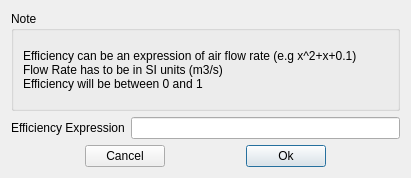
<?xml version="1.0" encoding="UTF-8"?>
<ui version="4.0">
 <class>Form</class>
 <widget class="QWidget" name="Form">
  <property name="geometry">
   <rect>
    <x>0</x>
    <y>0</y>
    <width>411</width>
    <height>178</height>
   </rect>
  </property>
  <property name="windowTitle">
   <string>Fan Efficiency Model Definition</string>
  </property>
  <layout class="QVBoxLayout" name="verticalLayout">
   <item>
    <widget class="QGroupBox" name="groupBox">
     <property name="title">
      <string>Note</string>
     </property>
     <layout class="QVBoxLayout" name="verticalLayout_2">
      <item>
       <widget class="QLabel" name="label">
        <property name="text">
         <string>Efficiency can be an expression of air flow rate (e.g x^2+x+0.1)
Flow Rate has to be in SI units (m3/s)
Efficiency will be between 0 and 1</string>
        </property>
        <property name="textFormat">
         <enum>Qt::AutoText</enum>
        </property>
       </widget>
      </item>
     </layout>
    </widget>
   </item>
   <item>
    <layout class="QHBoxLayout" name="horizontalLayout_2">
     <item>
      <widget class="QLabel" name="Microchannel_efficiency_exp_label">
       <property name="text">
        <string>Efficiency Expression</string>
       </property>
      </widget>
     </item>
     <item>
      <widget class="QLineEdit" name="Microchannel_efficiency_exp"/>
     </item>
    </layout>
   </item>
   <item>
    <layout class="QHBoxLayout" name="horizontalLayout">
     <item>
      <spacer name="horizontalSpacer_2">
       <property name="orientation">
        <enum>Qt::Horizontal</enum>
       </property>
       <property name="sizeHint" stdset="0">
        <size>
         <width>40</width>
         <height>20</height>
        </size>
       </property>
      </spacer>
     </item>
     <item>
      <widget class="QPushButton" name="Microchannel_cancel_button">
       <property name="text">
        <string>Cancel</string>
       </property>
      </widget>
     </item>
     <item>
      <spacer name="horizontalSpacer">
       <property name="orientation">
        <enum>Qt::Horizontal</enum>
       </property>
       <property name="sizeHint" stdset="0">
        <size>
         <width>40</width>
         <height>20</height>
        </size>
       </property>
      </spacer>
     </item>
     <item>
      <widget class="QPushButton" name="Microchannel_ok_button">
       <property name="text">
        <string>Ok</string>
       </property>
       <property name="default">
        <bool>true</bool>
       </property>
      </widget>
     </item>
     <item>
      <spacer name="horizontalSpacer_3">
       <property name="orientation">
        <enum>Qt::Horizontal</enum>
       </property>
       <property name="sizeHint" stdset="0">
        <size>
         <width>40</width>
         <height>20</height>
        </size>
       </property>
      </spacer>
     </item>
    </layout>
   </item>
  </layout>
 </widget>
 <resources/>
 <connections/>
</ui>
